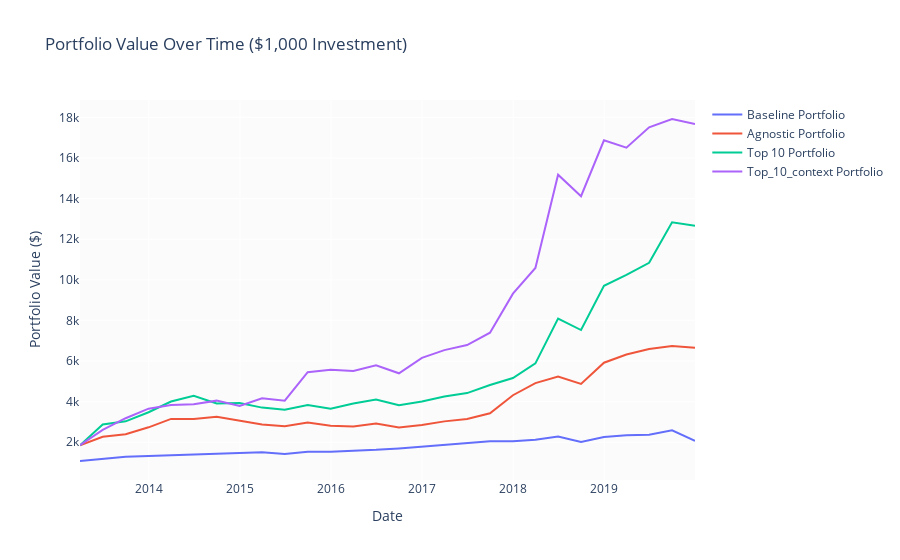

Write notebook code for a chart like this one.
### Code cell
import plotly.graph_objects as go

# Assuming you have a dataframe 'df_avg' with columns 'datadate', 'baseline_portfolio', and 'top_10'

# Calculate the cumulative return for both portfolios
df_avg['baseline_cum_return'] = (1 + df_avg['baseline']).cumprod()
df_avg['top_10_a_cum_return'] = (1 + df_avg['top_10_agnostic']).cumprod()
df_avg['top_10_cum_return'] = (1 + df_avg['top_10']).cumprod()
df_avg['top_10_context_cum_return'] = (1 + df_avg['top_10_context']).cumprod()
df_avg['top_10_ideal_cum_return'] = (1 + df_avg['top_10_ideal']).cumprod()

# Calculate the value over time of a $1,000 investment
initial_investment = 1000
df_avg['baseline_value'] = initial_investment * df_avg['baseline_cum_return']
df_avg['top_10_a_value'] = initial_investment * df_avg['top_10_a_cum_return']
df_avg['top_10_value'] = initial_investment * df_avg['top_10_cum_return']
df_avg['top_10_context_value'] = initial_investment * df_avg['top_10_context_cum_return']
df_avg['top_10_ideal_value'] = initial_investment * df_avg['top_10_ideal_cum_return']

# Create the plot
fig = go.Figure()

# Add baseline portfolio trace
fig.add_trace(go.Scatter(x=df_avg['datadate'], y=df_avg['baseline_value'],
                         mode='lines', name='Baseline Portfolio'))

# Add baseline portfolio trace
fig.add_trace(go.Scatter(x=df_avg['datadate'], y=df_avg['top_10_a_value'],
                         mode='lines', name='Agnostic Portfolio'))

# Add top_10 portfolio trace
fig.add_trace(go.Scatter(x=df_avg['datadate'], y=df_avg['top_10_value'],
                         mode='lines', name='Top 10 Portfolio'))

fig.add_trace(go.Scatter(x=df_avg['datadate'], y=df_avg['top_10_context_value'],
                         mode='lines', name='Top_10_context Portfolio'))

# Update the layout
fig.update_layout(
    title='Portfolio Value Over Time ($1,000 Investment)',
    xaxis_title='Date',
    yaxis_title='Portfolio Value ($)',
)

# Show the plot
fig.show()

### Figure 1 — Plotly figure (JSON) as saved in the notebook; plotly's stock layout.template omitted (floating-point values rounded to 4 significant figures)
{"data": [{"mode": "lines", "name": "Baseline Portfolio", "type": "scatter", "x": ["2013-03-31", "2013-06-30", "2013-09-30", "2013-12-31", "2014-03-31", "2014-06-30", "2014-09-30", "2014-12-31", "2015-03-31", "2015-06-30", "2015-09-30", "2015-12-31", "2016-03-31", "2016-06-30", "2016-09-30", "2016-12-31", "2017-03-31", "2017-06-30", "2017-09-30", "2017-12-31", "2018-03-31", "2018-06-30", "2018-09-30", "2018-12-31", "2019-03-31", "2019-06-30", "2019-09-30", "2019-12-31"], "y": [1077.0, 1166.0, 1289.0, 1328.0, 1369.0, 1399.0, 1457.0, 1477.0, 1505.0, 1419.0, 1533.0, 1532.0, 1568.0, 1626.0, 1699.0, 1787.0, 1869.0, 1959.0, 2052.0, 2049.0, 2119.0, 2285.0, 2015.0, 2262.0, 2344.0, 2370.0, 2591.0, 2065.0]}, {"mode": "lines", "name": "Agnostic Portfolio", "type": "scatter", "x": ["2013-03-31", "2013-06-30", "2013-09-30", "2013-12-31", "2014-03-31", "2014-06-30", "2014-09-30", "2014-12-31", "2015-03-31", "2015-06-30", "2015-09-30", "2015-12-31", "2016-03-31", "2016-06-30", "2016-09-30", "2016-12-31", "2017-03-31", "2017-06-30", "2017-09-30", "2017-12-31", "2018-03-31", "2018-06-30", "2018-09-30", "2018-12-31", "2019-03-31", "2019-06-30", "2019-09-30", "2019-12-31"], "y": [1852.0, 2270.0, 2391.0, 2736.0, 3151.0, 3142.0, 3263.0, 3048.0, 2874.0, 2792.0, 2971.0, 2812.0, 2779.0, 2921.0, 2723.0, 2853.0, 3030.0, 3146.0, 3428.0, 4318.0, 4916.0, 5243.0, 4877.0, 5919.0, 6325.0, 6592.0, 6746.0, 6654.0]}, {"mode": "lines", "name": "Top 10 Portfolio", "type": "scatter", "x": ["2013-03-31", "2013-06-30", "2013-09-30", "2013-12-31", "2014-03-31", "2014-06-30", "2014-09-30", "2014-12-31", "2015-03-31", "2015-06-30", "2015-09-30", "2015-12-31", "2016-03-31", "2016-06-30", "2016-09-30", "2016-12-31", "2017-03-31", "2017-06-30", "2017-09-30", "2017-12-31", "2018-03-31", "2018-06-30", "2018-09-30", "2018-12-31", "2019-03-31", "2019-06-30", "2019-09-30", "2019-12-31"], "y": [1852.0, 2877.0, 3031.0, 3480.0, 4007.0, 4287.0, 3908.0, 3932.0, 3707.0, 3602.0, 3832.0, 3647.0, 3906.0, 4106.0, 3828.0, 4010.0, 4259.0, 4422.0, 4819.0, 5168.0, 5884.0, 8095.0, 7529.0, 9712.0, 10240.0, 10840.0, 12840.0, 12660.0]}, {"mode": "lines", "name": "Top_10_context Portfolio", "type": "scatter", "x": ["2013-03-31", "2013-06-30", "2013-09-30", "2013-12-31", "2014-03-31", "2014-06-30", "2014-09-30", "2014-12-31", "2015-03-31", "2015-06-30", "2015-09-30", "2015-12-31", "2016-03-31", "2016-06-30", "2016-09-30", "2016-12-31", "2017-03-31", "2017-06-30", "2017-09-30", "2017-12-31", "2018-03-31", "2018-06-30", "2018-09-30", "2018-12-31", "2019-03-31", "2019-06-30", "2019-09-30", "2019-12-31"], "y": [1852.0, 2612.0, 3185.0, 3657.0, 3833.0, 3868.0, 4051.0, 3785.0, 4171.0, 4052.0, 5455.0, 5574.0, 5509.0, 5790.0, 5398.0, 6158.0, 6541.0, 6792.0, 7401.0, 9321.0, 10590.0, 15180.0, 14120.0, 16870.0, 16510.0, 17520.0, 17930.0, 17680.0]}], "layout": {"title": {"text": "Portfolio Value Over Time ($1,000 Investment)"}, "xaxis": {"title": {"text": "Date"}}, "yaxis": {"title": {"text": "Portfolio Value ($)"}}}}
